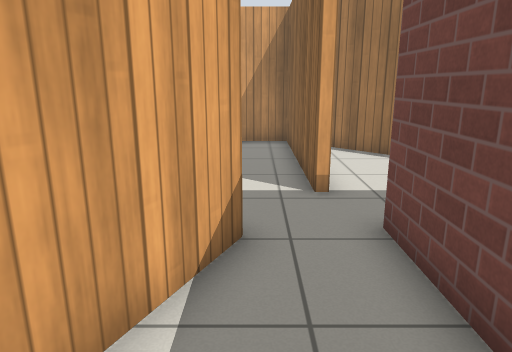
[1] (above)

16 first-person views from a walk through a world built for the Gazebo simulator. The camera is 1.1 m above the floor, tilts 14° down and sees 70° across. The floor is counted in squares, 0.5 m on a side. Each view is taken from the middle of a square. On the plan, view 1 faces up. The plan holds only what a view shows up to about 19 squares ahead; the rest is blank. Simple patterns stand in for the simulator's built-in surfaces.

[2]
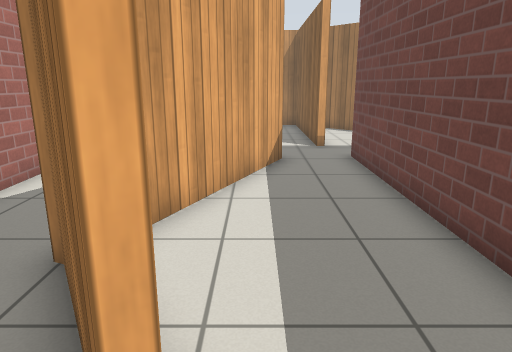

[3]
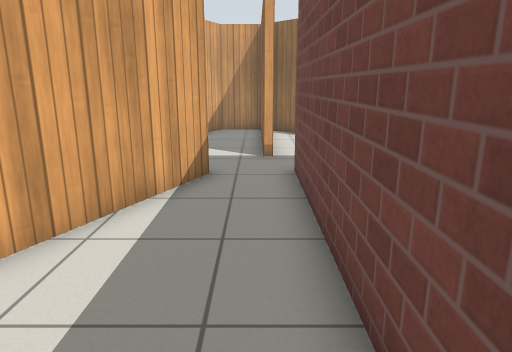

[4]
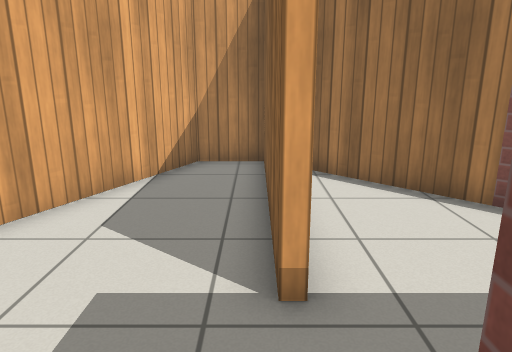

[5]
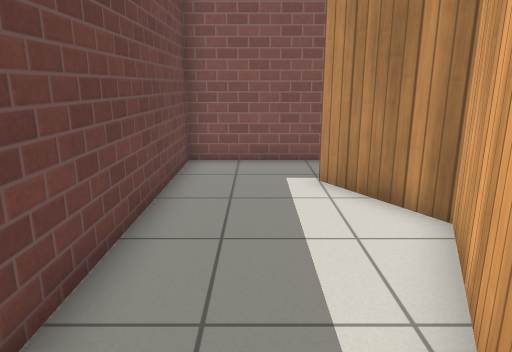

[6]
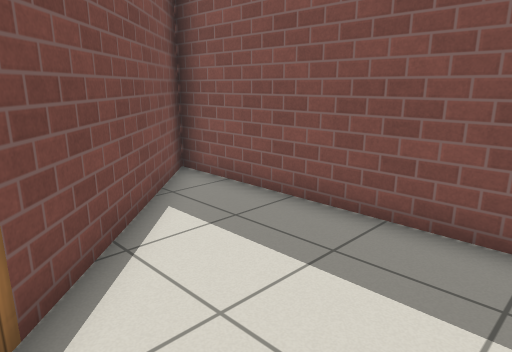

[7]
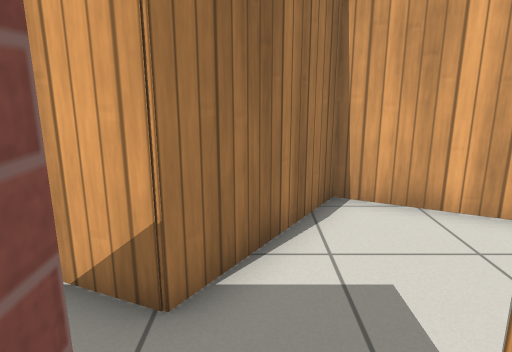

[8]
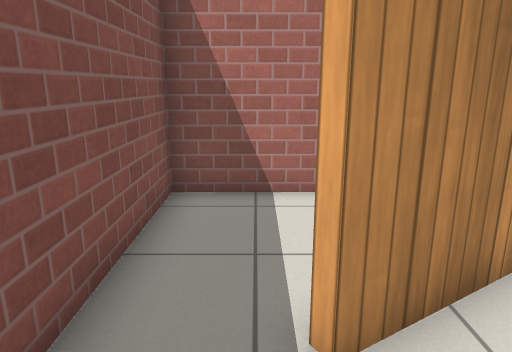

[9]
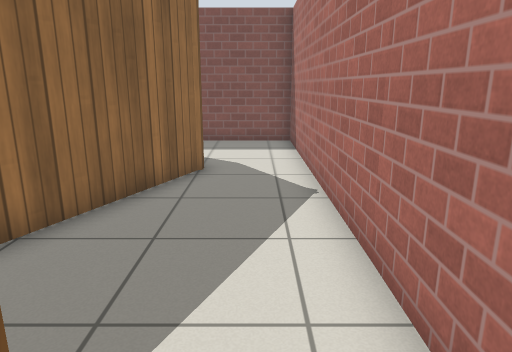

[10]
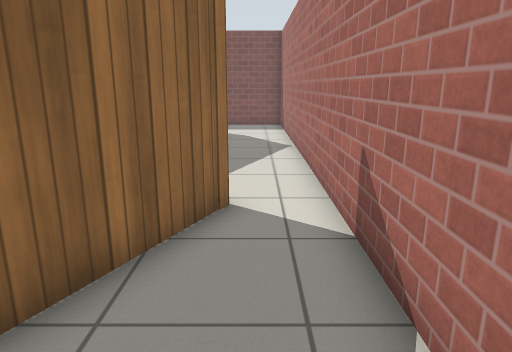

[11]
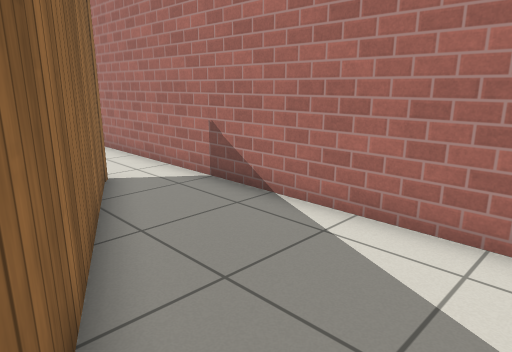

[12]
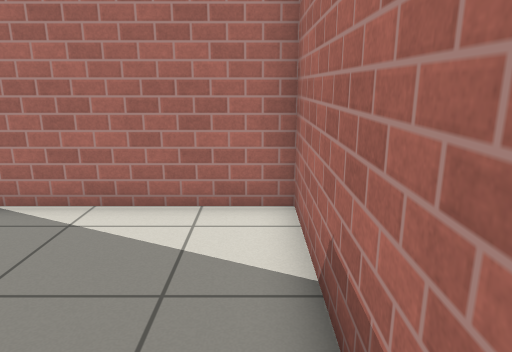

[13]
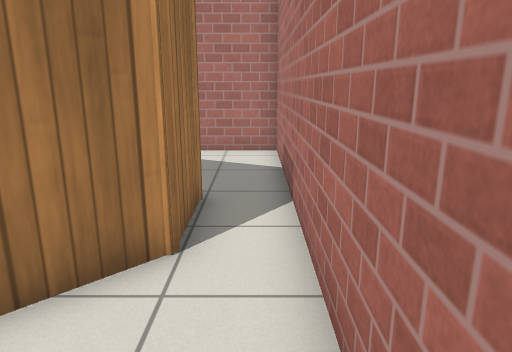

[14]
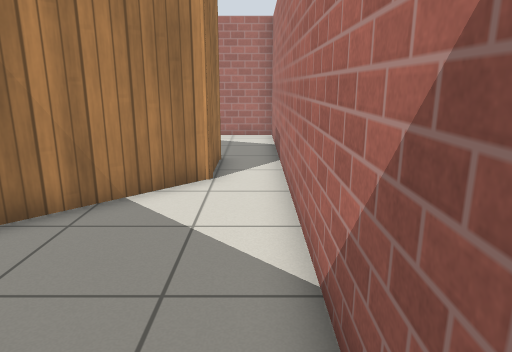

[15]
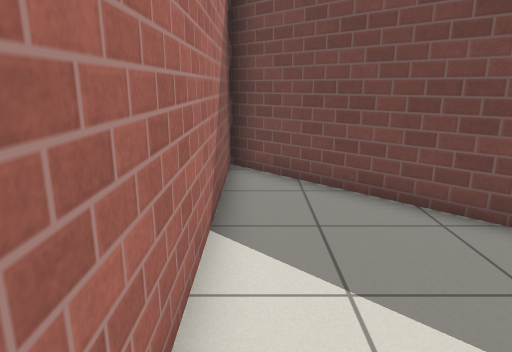

[16]
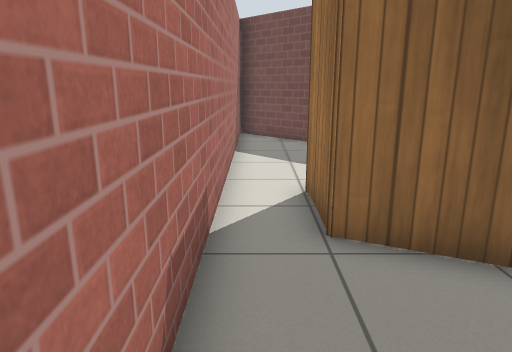

### Floor plan
Ten units are one square. View 1 is at (0, 0); x grows to the right and y downward. Boxes are objects, and circles mark ways between rooms. Rooms are numbered by the first view taken in them; rooms with no view inside come last. Other rooms are left out.
<svg viewBox="-70 -172 187 245">
<path fill="none" stroke="#000" d="M-17 -18 -32 16 -15 44M-15 68 20 68 20 -14M16 -74 12 -74 12 -146 -7 -146 -41 -76 -2 -51 -17 -18M20 -14 20 -54 105 -54 18 -141M-45 -74 -9 -149 14 -149M-46 -74 -43 -78M15 -167 -65 -167 -65 -54M64 -119 112 -167 15 -167M14 -149 45 -118M-17 46 -35 16 -14 -32M-65 -54 -65 68 -15 68"/>
<circle cx="0" cy="-20" r="3" fill="#2a7"/>
<circle cx="-20" cy="55" r="3" fill="#2a7"/>
<circle cx="10" cy="-160" r="3" fill="#2a7"/>
<circle cx="-55" cy="-65" r="3" fill="#2a7"/>
<text x="0" y="20">1</text>
<text x="20" y="-80">2</text>
<text x="-40" y="-130">3</text>
<text x="60" y="-150">4</text>
<text x="-40" y="0">5</text>
</svg>
Room 1 opens to room 2. Room 1 opens to room 5. Room 3 opens to room 4. Room 3 opens to room 5.

Where each view was taken, in squares from view 1:
view 1: 0 up, 0 right, facing up
view 2: 6 down, 1 left, facing up
view 3: 4 down, 1 right, facing up
view 4: 4 up, 1 right, facing up
view 5: 4 up, 0 right, facing down
view 6: 11 up, 2 right, facing down-right
view 7: 6 up, 3 right, facing left
view 8: 5 down, 1 right, facing left
view 9: 8 up, 5 left, facing down
view 10: 14 up, 5 left, facing down
view 11: 16 up, 1 left, facing down-left
view 12: 16 up, 0 right, facing left
view 13: 16 up, 6 right, facing left
view 14: 16 up, 10 right, facing left
view 15: 16 up, 1 right, facing right
view 16: 16 up, 6 left, facing right
